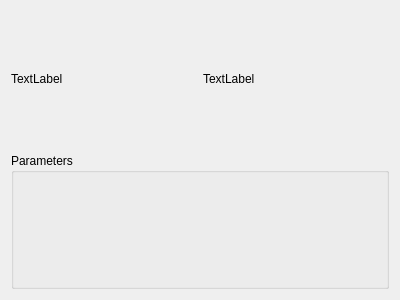
<?xml version="1.0" encoding="UTF-8"?>
<ui version="4.0">
 <class>InfoForm</class>
 <widget class="QWidget" name="InfoForm">
  <property name="geometry">
   <rect>
    <x>0</x>
    <y>0</y>
    <width>400</width>
    <height>300</height>
   </rect>
  </property>
  <property name="windowTitle">
   <string>Form</string>
  </property>
  <layout class="QVBoxLayout" name="verticalLayout">
   <item>
    <layout class="QHBoxLayout" name="horizontalLayout">
     <item>
      <widget class="QLabel" name="lbName">
       <property name="sizePolicy">
        <sizepolicy hsizetype="Minimum" vsizetype="Preferred">
         <horstretch>0</horstretch>
         <verstretch>0</verstretch>
        </sizepolicy>
       </property>
       <property name="text">
        <string>TextLabel</string>
       </property>
       <property name="alignment">
        <set>Qt::AlignLeading|Qt::AlignLeft|Qt::AlignVCenter</set>
       </property>
      </widget>
     </item>
     <item>
      <widget class="QLabel" name="lbNodeArrayName">
       <property name="text">
        <string>TextLabel</string>
       </property>
       <property name="alignment">
        <set>Qt::AlignLeading|Qt::AlignLeft|Qt::AlignVCenter</set>
       </property>
      </widget>
     </item>
    </layout>
   </item>
   <item>
    <widget class="QGroupBox" name="boxParameters">
     <property name="title">
      <string>Parameters</string>
     </property>
     <layout class="QFormLayout" name="formLayout"/>
    </widget>
   </item>
  </layout>
 </widget>
 <resources/>
 <connections/>
</ui>
